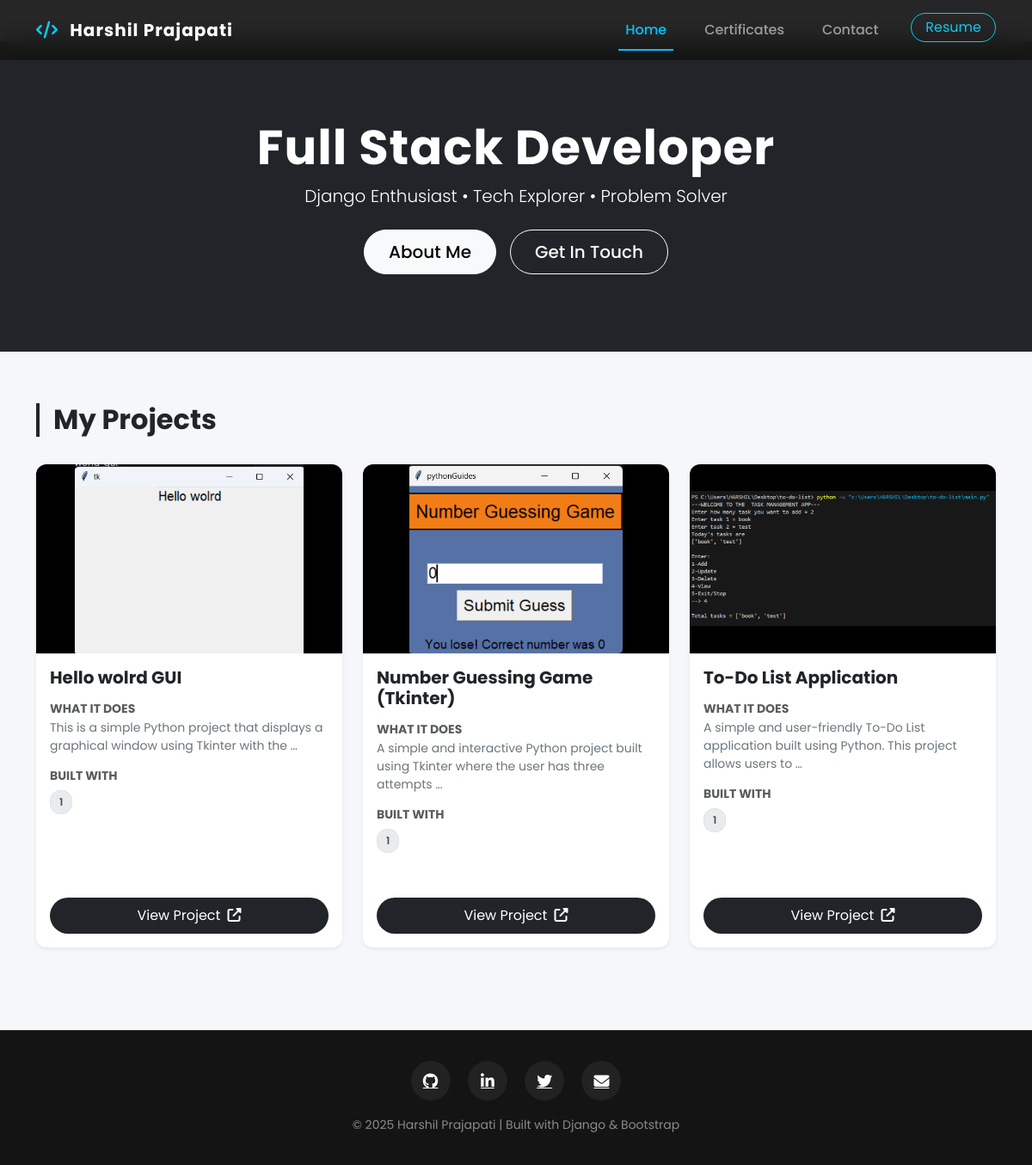
Before: / with the older database file.
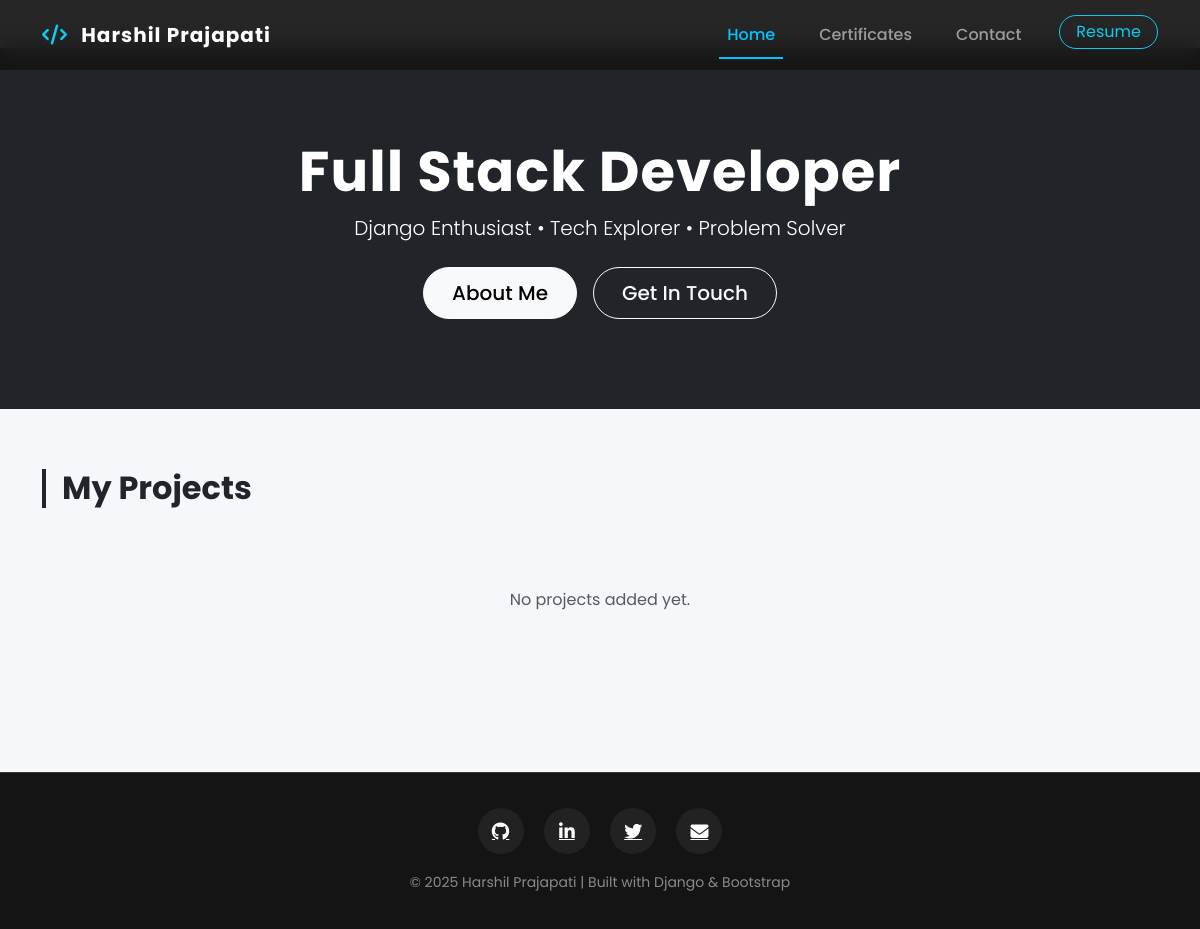
After: the same page with the newer database file.
### main/models.py (models this page shows)
class Project(models.Model):
    title = models.CharField(max_length=200)
    description = models.TextField()
    link = models.URLField(blank=True)
    image = models.ImageField(upload_to='projects/')
    description = models.TextField()
    tech_stack = models.CharField(max_length=200, help_text="Comma separated, e.g. Django, Bootstrap, SQLite")
    learnings = models.TextField(help_text="What did you learn from this project?", blank=True)
    def get_tech_list(self):
        if self.tech_stack:
            return [x.strip() for x in self.tech_stack.split(',')]
        return []

### main/views.py (the view)
# urls.py: path('', views.home, name='home'),
def home(request):
    projects = Project.objects.all()
    return render(request, 'main/home.html', {'projects': projects})

### main/templates/main/home.html (shortened to what this page needs)
{% extends 'base.html' %}
{% block content %}
<header class="hero-section">
    <div class="container">
        <h1 class="display-4 fw-bold">Full Stack Developer</h1>
        <p class="lead mb-4">Django Enthusiast • Tech Explorer • Problem Solver</p>
        <div class="d-flex justify-content-center gap-3">
            <a href="/about/" class="btn btn-light btn-lg">About Me</a>
            <a href="/contact/" class="btn btn-outline-light btn-lg">Get In Touch</a>
        </div>
    </div>
</header>
<div class="container pb-5">
    <div class="d-flex justify-content-between align-items-center mb-4">
        <h2 class="fw-bold border-start border-4 border-dark ps-3">My Projects</h2>
    </div>
    <div class="row g-4">
        {% for project in projects %}
        <div class="col-md-6 col-lg-4">
            <div class="card project-card shadow-sm h-100">
                <div class="card-img-wrapper"
                     data-bs-toggle="modal"
                     data-bs-target="#projectModal{{ forloop.counter }}"
                     title="Click to enlarge">
                    {% if project.image %}
                        <img src="{{ project.image.url }}" alt="{{ project.title }}">
                    {% else %}
                        <img src="https://via.placeholder.com/400x250?text=No+Image" alt="Placeholder">
                    {% endif %}
                </div>
                <div class="card-body d-flex flex-column">
                    <h5 class="card-title fw-bold mb-3">{{ project.title }}</h5>
                    <div class="mb-3">
                        <h6 class="text-uppercase text-muted small fw-bold mb-1">What it does</h6>
                        <p class="card-text text-secondary small">
                            {{ project.description|truncatewords:15 }}
                        </p>
                    </div>
                    <div class="mb-3">
                        <h6 class="text-uppercase text-muted small fw-bold mb-2">Built With</h6>
                        <div class="d-flex flex-wrap">
                            {% for tech in project.get_tech_list %}
                                <span class="tech-badge">{{ tech }}</span>
                            {% empty %}
                                <span class="small text-muted">Tech stack not listed</span>
                            {% endfor %}
                        </div>
                    </div>
                    <div class="mt-3">
                        {% if project.link %}
                            <a href="{{ project.link }}" target="_blank" class="btn btn-custom w-100">
                                View Project <i class="fas fa-external-link-alt ms-1"></i>
                            </a>
                        {% else %}
                            <button class="btn btn-secondary w-100" disabled>Coming Soon</button>
                        {% endif %}
                    </div>
                </div>
            </div>
        </div>
        {% empty %}
            <div class="col-12 text-center py-5">
                <p class="text-muted">No projects added yet.</p>
            </div>
        {% endfor %}
    </div>
</div>
{% endblock %}

### templates/base.html (shortened to what this page needs)
{% load static %}
<!DOCTYPE html>
<html lang="en">
<head>
    <link href="https://cdn.jsdelivr.net/npm/bootstrap@5.3.0/dist/css/bootstrap.min.css" rel="stylesheet">
    <link rel="stylesheet" href="https://cdnjs.cloudflare.com/ajax/libs/font-awesome/6.4.0/css/all.min.css">
</head>
<body>
<nav class="navbar navbar-expand-lg navbar-dark fixed-top">
    <div class="container">
        <a class="navbar-brand" href="{% url 'home' %}">
            <i class="fas fa-code text-info me-2"></i> Harshil Prajapati
        </a>
        <div class="collapse navbar-collapse" id="navMenu">
            <ul class="navbar-nav ms-auto">
                <li class="nav-item">
                    <a class="nav-link {% if request.resolver_match.url_name == 'home' %}active{% endif %}"
                       href="{% url 'home' %}">Home</a>
                </li>
                <li class="nav-item">
                    <a class="nav-link {% if request.resolver_match.url_name == 'certificates' %}active{% endif %}"
                       href="{% url 'certificates' %}">Certificates</a>
                </li>
                <li class="nav-item">
                    <a class="nav-link {% if request.resolver_match.url_name == 'contact' %}active{% endif %}"
                       href="{% url 'contact' %}">Contact</a>
                </li>
                <li class="nav-item ms-lg-3 mt-2 mt-lg-0">
                    <a href="{% static 'pdf/HARSHIL_PRAJAPATI.pdf' %}" target="_blank"
                       class="btn btn-outline-info rounded-pill px-3 py-1">Resume</a>
                </li>
            </ul>
        </div>
    </div>
</nav>
<main class="pt-5">
    {% block content %}{% endblock %}
</main>
<footer class="text-center text-white mt-5">
    <div class="container">
        <div class="mb-3">
            <a href="https://github.com/harshil962" target="_blank" class="social-icon">
                <i class="fab fa-github"></i>
            </a>
            <a href="https://www.linkedin.com/in/harshil-prajapati-3163a4283" target="_blank" class="social-icon">
                <i class="fab fa-linkedin-in"></i>
            </a>
            <a href="#" class="social-icon">
                <i class="fab fa-twitter"></i>
            </a>
            <a href="mailto:hp5896958@gmail.com" class="social-icon">
                <i class="fas fa-envelope"></i>
            </a>
        </div>
        <small class="text-white-50">
            © {% now "Y" %} Harshil Prajapati | Built with Django & Bootstrap
        </small>
    </div>
</footer>
</body>
</html>

### templates/base.html (style rules this page uses)
:root { --primary: #1f2937; --accent: #00c4ff; --bg-light: #f5f7fa; }
body { font-family: 'Poppins', sans-serif; background: var(--bg-light); overflow-x: hidden; }
.navbar { background: rgba(20, 20, 20, 0.92); backdrop-filter: blur(12px); padding: 15px 0; transition: 0.2s ease-in-out; }
.navbar-brand { font-weight: 700; letter-spacing: 1px; }
.nav-link { margin: 0 14px; font-weight: 500; position: relative; transition: 0.3s ease; }
.nav-link::after { content: ""; position: absolute; width: 0; height: 2px; bottom: -4px; left: 50%; background: var(--accent); transition: 0.3s ease; transform: translateX(-50%); }
.nav-link:hover::after, .nav-link.active::after { width: 100%; }
.nav-link.active { color: var(--accent) !important; }
footer { background: #141414; padding: 35px 0; margin-top: 40px; border-top: 1px solid #333; }
.social-icon { width: 46px; height: 46px; display: inline-flex; align-items: center; justify-content: center; background: rgba(255,255,255,0.06); border-radius: 50%; color: white; margin: 0 8px; font-size: 18px; transition: 0.3s ease; }
html { scroll-behavior: smooth; }

### main/templates/main/home.html (style rules this page uses)
.hero-section { background: #212529; color: white; padding: 90px 0; text-align: center; margin-bottom: 60px; }
.hero-section h1 { letter-spacing: 1px; }
.hero-section .btn-lg { padding: 10px 28px; border-radius: 50px; font-weight: 500; }

Changed rows visible on the page:
removed Project: image (picture), title "Hello wolrd GUI", description "This is a simple Python project that displays a graphical window using Tkinter with the …", get_tech_list "1"
removed Project: image (picture), title "Number Guessing Game (Tkinter)", description "A simple and interactive Python project built using Tkinter where the user has three attempts …", get_tech_list "1"
removed Project: image (picture), title "To-Do List Application", description "A simple and user-friendly To-Do List application built using Python. This project allows users to …", get_tech_list "1"
Other visible differences:
text now shown: "No projects added yet."
